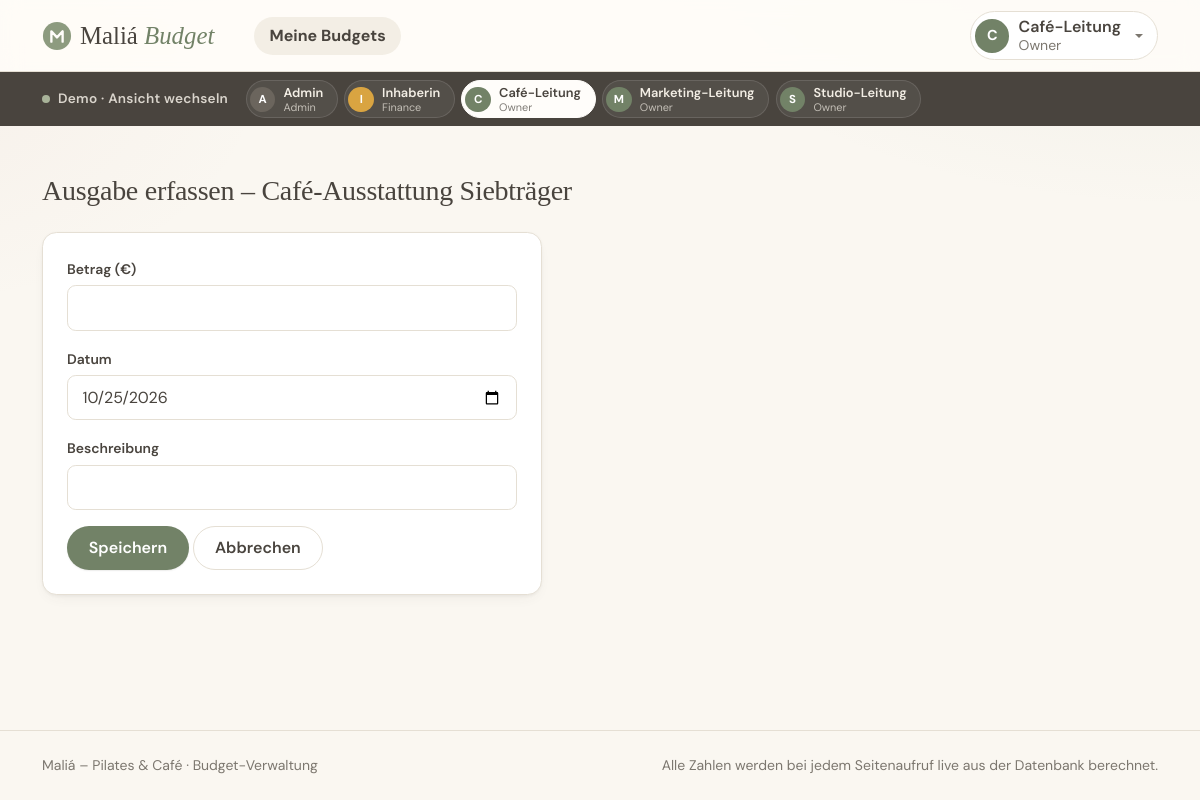
Page /owner/ist-erfassen.php?budget_id=5 (signed in) on the earlier database version.
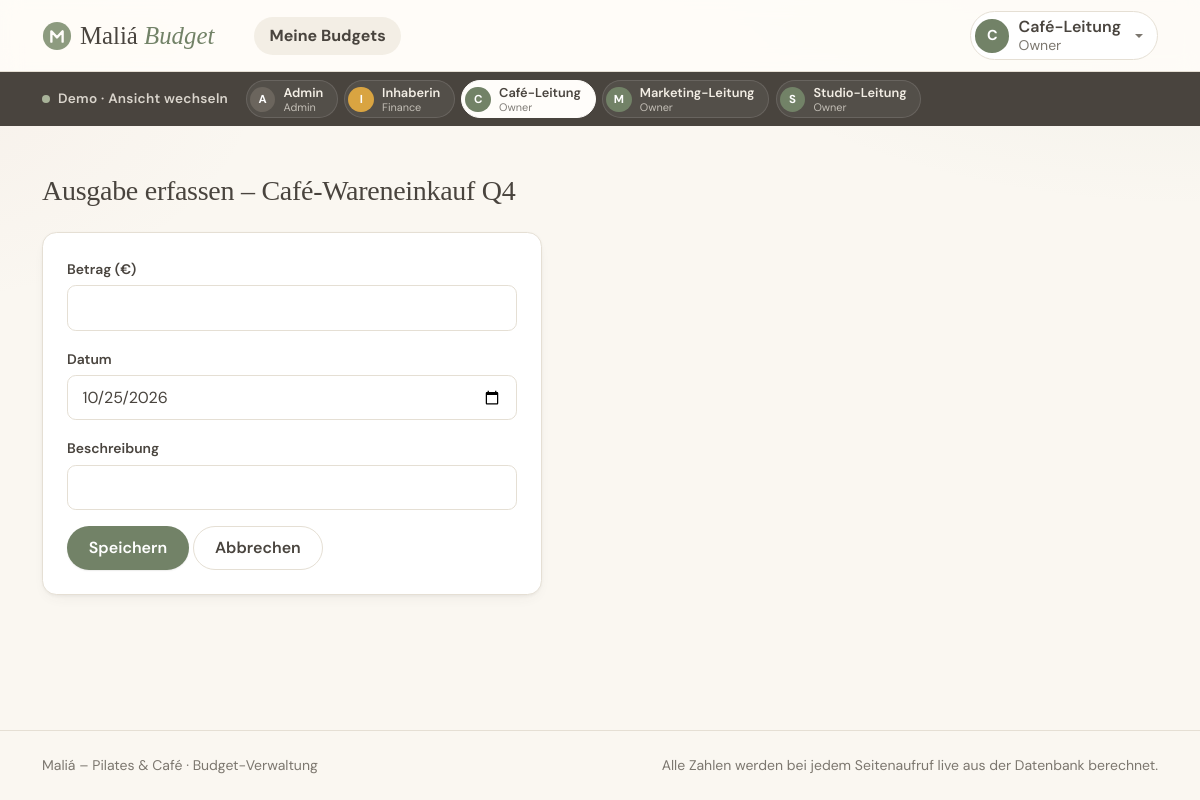
Same page on the later database version.
### tables this page shows
CREATE TABLE budget (
    id            INT UNSIGNED AUTO_INCREMENT PRIMARY KEY,
    name          VARCHAR(150)   NOT NULL,
    bereich       ENUM('STUDIO', 'CAFE', 'MARKETING') NOT NULL,
    soll_betrag   DECIMAL(10, 2) NOT NULL,
    gueltig_von   DATE           NOT NULL,
    gueltig_bis   DATE           NOT NULL,
    owner_id      INT UNSIGNED   NOT NULL,

    CONSTRAINT fk_budget_owner
        FOREIGN KEY (owner_id) REFERENCES benutzer (id),

    CONSTRAINT chk_budget_zeitraum
        CHECK (gueltig_von <= gueltig_bis)
);

### src/budget.php (called while the page is built, shortened)
<?php
require_once __DIR__ . '/db.php';
function findeBudgetFuerOwner(int $budgetId, int $ownerId): ?array
{
    global $pdo;
    $stmt = $pdo->prepare('SELECT * FROM budget WHERE id = :id AND owner_id = :owner_id');
    $stmt->execute(['id' => $budgetId, 'owner_id' => $ownerId]);
    $budget = $stmt->fetch();
    return $budget ?: null;
}
function ladeEigenesBudget(int $budgetId, int $ownerId): array
{
    $budget = findeBudgetFuerOwner($budgetId, $ownerId);
    return $budget;
}
function istBudgetAbgelaufen(array $budget): bool
{
    return date('Y-m-d') > $budget['gueltig_bis'];
}

### src/rollen.php (called while the page is built, shortened)
<?php
function eingeloggteBenutzerId(): int
{
    return (int) $_SESSION['user_id'];
}

### public/owner/ist-erfassen.php (the view, shortened to what this page needs)
<?php
$benutzerId = eingeloggteBenutzerId();
$budgetId = (int) ($_GET['budget_id'] ?? $_POST['budget_id'] ?? 0);
$budget = ladeEigenesBudget($budgetId, $benutzerId);
$istAbgelaufen = istBudgetAbgelaufen($budget);
require __DIR__ . '/../../templates/header.php';
?>
<h1 class="h3 mb-4">Ausgabe erfassen – <?= htmlspecialchars($budget['name']) ?></h1>
<?php if (!$istAbgelaufen): ?>
<div class="card p-4" style="max-width: 500px;">
    <form method="post" action="/owner/ist-erfassen.php">
        <div class="mb-3">
            <label for="betrag" class="form-label">Betrag (€)</label>
            <input type="number" step="0.01" min="0.01" class="form-control" id="betrag" name="betrag" required>
        </div>
        <div class="mb-3">
            <label for="datum" class="form-label">Datum</label>
            <input type="date" class="form-control" id="datum" name="datum"
                   value="<?= date('Y-m-d') ?>" required>
        </div>
        <div class="mb-3">
            <label for="beschreibung" class="form-label">Beschreibung</label>
            <input type="text" class="form-control" id="beschreibung" name="beschreibung" maxlength="255" required>
        </div>
        <button type="submit" class="btn btn-maliá">Speichern</button>
        <a href="/owner/budget.php?id=<?= (int) $budget['id'] ?>" class="btn btn-maliá-outline">Abbrechen</a>
    </form>
</div>
<?php endif; ?>
<?php require __DIR__ . '/../../templates/footer.php'; ?>

Differences in the rows shown:
changed budget: name "Café-Ausstattung Siebträger" → "Café-Wareneinkauf Q4"
